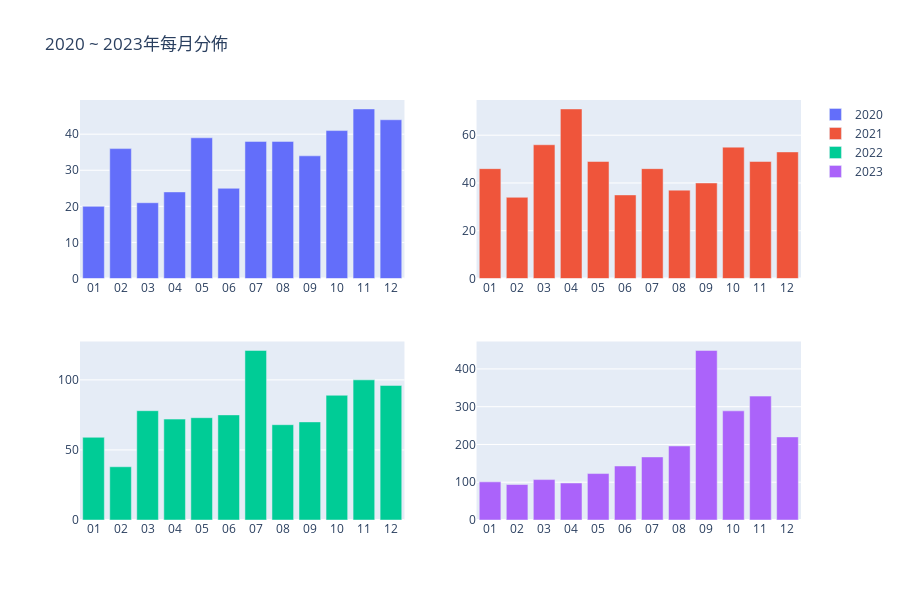

Source (notebook cell):
### Code cell
fig = make_subplots(rows=2, cols=2)
month_2023 = df.query("year == '2023'").groupby("month", as_index=False).count()
month_2022 = df.query("year == '2022'").groupby("month", as_index=False).count()
month_2021 = df.query("year == '2021'").groupby("month", as_index=False).count()
month_2020 = df.query("year == '2020'").groupby("month", as_index=False).count()

fig.add_trace(go.Bar(x=month_2020["month"], y=month_2020["animal_id"], name='2020'), row=1, col=1)
fig.add_trace(go.Bar(x=month_2021["month"], y=month_2021["animal_id"], name='2021'), row=1, col=2)
fig.add_trace(go.Bar(x=month_2022["month"], y=month_2022["animal_id"], name='2022'), row=2, col=1)
fig.add_trace(go.Bar(x=month_2023["month"], y=month_2023["animal_id"], name='2023'), row=2, col=2)

fig.update_layout(height=600, title_text="2020 ~ 2023年每月分佈")
fig.show()

### Figure 1 — Plotly figure (JSON) as saved in the notebook; plotly's stock layout.template omitted (floating-point values rounded to 4 significant figures)
{"data": [{"name": "2020", "textposition": "inside", "type": "bar", "x": ["01", "02", "03", "04", "05", "06", "07", "08", "09", "10", "11", "12"], "xaxis": "x", "y": [20, 36, 21, 24, 39, 25, 38, 38, 34, 41, 47, 44], "yaxis": "y"}, {"name": "2021", "textposition": "inside", "type": "bar", "x": ["01", "02", "03", "04", "05", "06", "07", "08", "09", "10", "11", "12"], "xaxis": "x2", "y": [46, 34, 56, 71, 49, 35, 46, 37, 40, 55, 49, 53], "yaxis": "y2"}, {"name": "2022", "textposition": "inside", "type": "bar", "x": ["01", "02", "03", "04", "05", "06", "07", "08", "09", "10", "11", "12"], "xaxis": "x3", "y": [59, 38, 78, 72, 73, 75, 121, 68, 70, 89, 100, 96], "yaxis": "y3"}, {"name": "2023", "textposition": "inside", "type": "bar", "x": ["01", "02", "03", "04", "05", "06", "07", "08", "09", "10", "11", "12"], "xaxis": "x4", "y": [101, 94, 107, 98, 123, 143, 167, 196, 449, 289, 328, 220], "yaxis": "y4"}], "layout": {"height": 600, "title": {"text": "2020 ~ 2023年每月分佈"}, "xaxis": {"anchor": "y", "domain": [0, 0.45]}, "xaxis2": {"anchor": "y2", "domain": [0.55, 1]}, "xaxis3": {"anchor": "y3", "domain": [0, 0.45]}, "xaxis4": {"anchor": "y4", "domain": [0.55, 1]}, "yaxis": {"anchor": "x", "domain": [0.575, 1]}, "yaxis2": {"anchor": "x2", "domain": [0.575, 1]}, "yaxis3": {"anchor": "x3", "domain": [0, 0.425]}, "yaxis4": {"anchor": "x4", "domain": [0, 0.425]}}}
